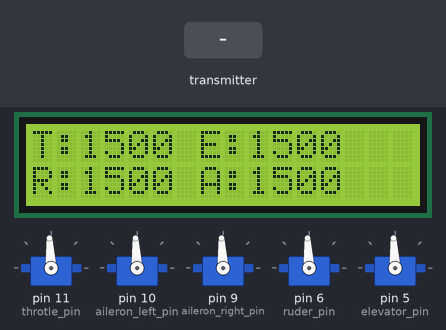
Recording of a sketch running on a simulated Arduino Uno, built with avr-gcc and run on an emulated ATmega328P. Shown: 5 × servo, 16×2 character LCD. The inputs (shaded band) are chosen by the test bench.

Above: at 1.3 s.
1.4 s: the transmitter starts sending readChannel.0 = 1000
At 2.7 s:
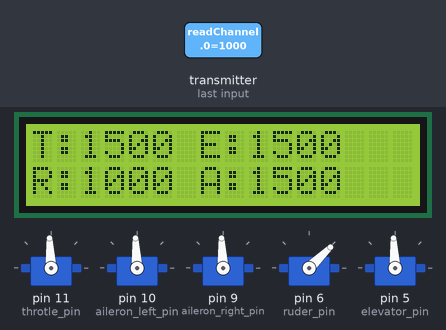
4.4 s: the transmitter starts sending readChannel.1 = 1000
At 5.6 s:
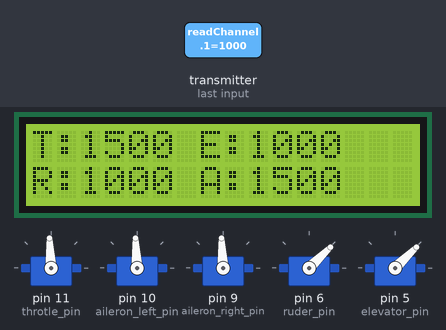
5.9 s: the transmitter starts sending readChannel.2 = 1000
At 6.2 s:
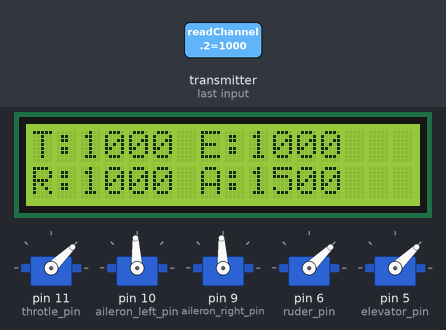
7.4 s: the transmitter starts sending readChannel.3 = 1000
At 7.7 s:
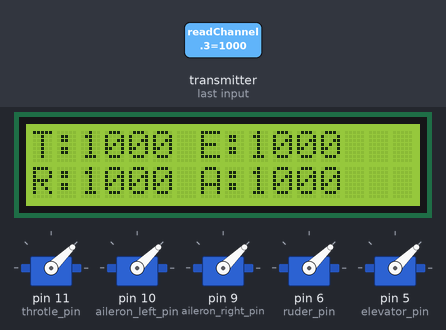
8.9 s: the transmitter starts sending readChannel.0 = 1250
At 9.3 s:
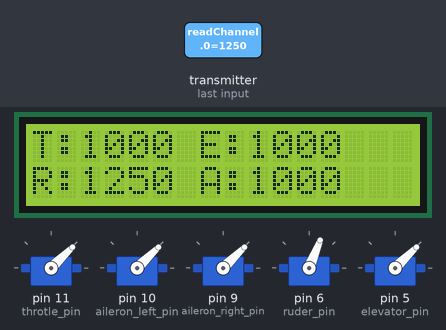
11.9 s: the transmitter starts sending readChannel.1 = 1250
At 12.4 s:
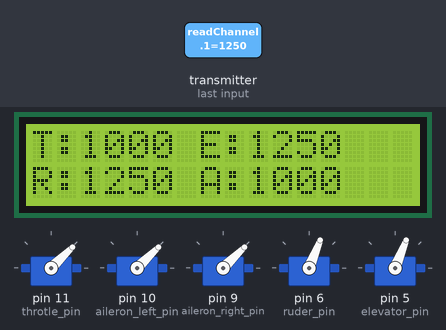
Timing chart, 0 to 14.9 s (numbered marks = the images above; inputs shaded):
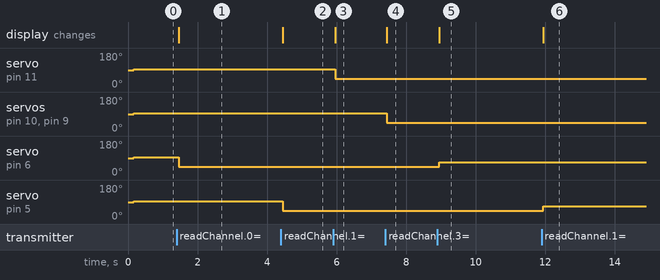

The sketch:

fixed_wing_fly_control_board_v1.ino
```cpp
#include <IBusBM.h>
#include <Servo.h>
#include <Wire.h>
#include <LiquidCrystal_I2C.h>

LiquidCrystal_I2C lcd = LiquidCrystal_I2C(0x27, 16, 2);

#define throtle_pin 11
#define aileron_left_pin 10
#define aileron_right_pin 9
#define ruder_pin 6
#define elevator_pin 5

Servo throtle; // create servo object to control a servo
Servo aileron_left;
Servo aileron_right;
Servo ruder;
Servo elevator;

int elevator_val = 0;
int throttle_val = 0;
int ruder_val = 0;
int aileron_val = 0;

int safestate_func(){ // dont forget to give state safe value for all when signal i lose
elevator_val = 0;
throttle_val = 0;
ruder_val = 0;
aileron_val = 0;
}

IBusBM IBus; // IBus object

void setup() {
  // Serial.begin(115200);   // remove comment from this line if you change the Serial port in the next line

  IBus.begin(Serial);    // iBUS connected to Serial0 - change to Serial1 or Serial2 port when required

  throtle.attach(throtle_pin);  // attaches the servo on pin 9 to the servo object
  aileron_left.attach(aileron_left_pin);
  aileron_right.attach(aileron_right_pin);
  ruder.attach(ruder_pin);
  elevator.attach(elevator_pin);

  Serial.println("Start IBus2PWM");

  lcd.init();
  lcd.backlight();
  lcd.begin (16, 2);
}

int saveval=0;

void loop() {
  int val;
  ruder_val = IBus.readChannel(0); // get latest value for servo channel 1
  elevator_val = IBus.readChannel(1);
  throttle_val = IBus.readChannel(2);
  aileron_val = IBus.readChannel(3);

  lcd.setCursor(0, 0);
  lcd.print("T: ");
  lcd.setCursor(2, 0);
  lcd.print(throttle_val);

  lcd.setCursor(7, 0);
  lcd.print("E: ");
  lcd.setCursor(9, 0);
  lcd.print(elevator_val);

  lcd.setCursor(0, 1);
  lcd.print("R: ");
  lcd.setCursor(2, 1);
  lcd.print(ruder_val);

  lcd.setCursor(7, 1);
  lcd.print("A: ");
  lcd.setCursor(9, 1);
  lcd.print(aileron_val);

  throtle.writeMicroseconds(throttle_val);
  aileron_left.writeMicroseconds(aileron_val);
  aileron_right.writeMicroseconds(aileron_val);
  ruder.writeMicroseconds(ruder_val);
  elevator.writeMicroseconds(elevator_val);


  /*if (saveval != val) {
    Serial.println(val); // display new value in microseconds on PC
    saveval = val;
    myservo.writeMicroseconds(val);   // sets the servo position
  }*/

  delay(1);
}
 /***********library : https://github.com/bmellink/IBusBM *******/
```

Measured:
- after the input at 1.4 s, servo on pin 6 (ruder_pin): 93° → 44° after 0.06 s; the display: changes after 0.06 s (image 1)
- after the input at 4.4 s, servo on pin 5 (elevator_pin): 93° → 44° after 0.05 s; the display: changes after 0.05 s (image 2)
- after the input at 5.9 s, servo on pin 11 (throtle_pin): 93° → 44° after 0.06 s; the display: changes after 0.06 s (image 3)
- after the input at 7.4 s, servo on pin 10 (aileron_left_pin), servo on pin 9 (aileron_right_pin): 93° → 44° at once; the display: changes at once (image 4)
- after the input at 8.9 s, servo on pin 6 (ruder_pin): 44° → 68° after 0.05 s; the display: changes after 0.05 s (image 5)
- after the input at 11.9 s, servo on pin 5 (elevator_pin): 44° → 68° at once; the display: changes at once (image 6)
